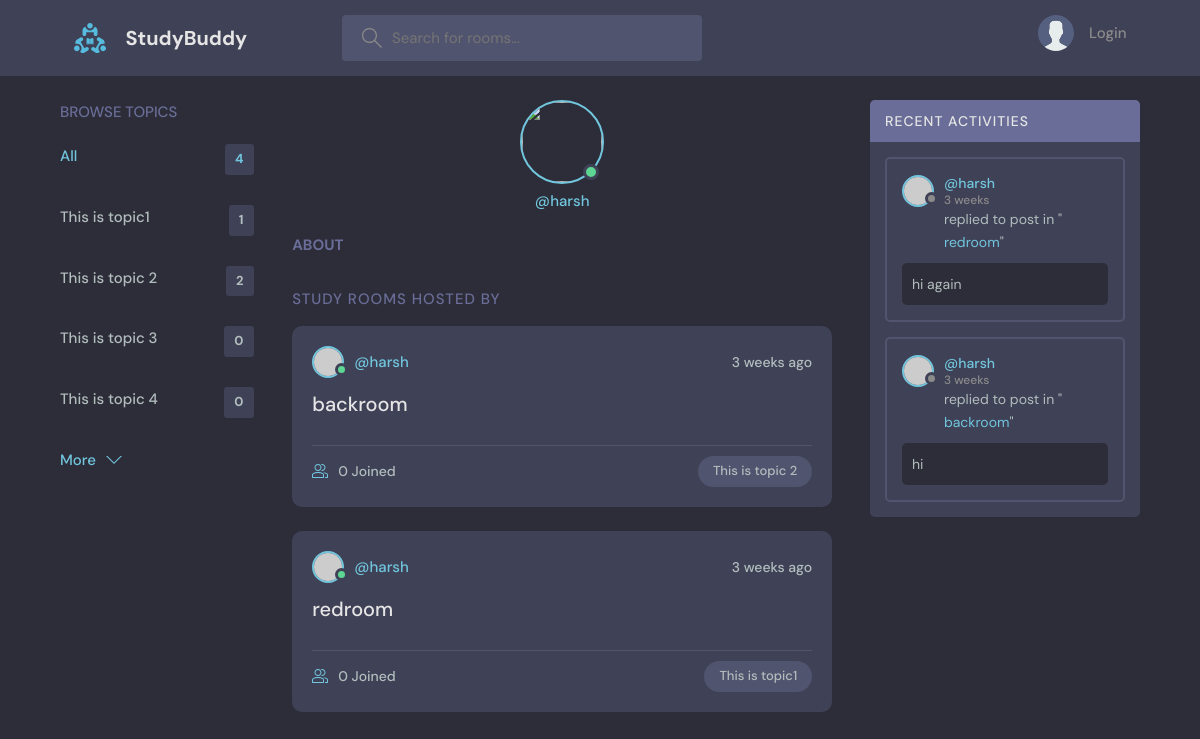
/user-profile/1/, run on an earlier commit of the app's database.
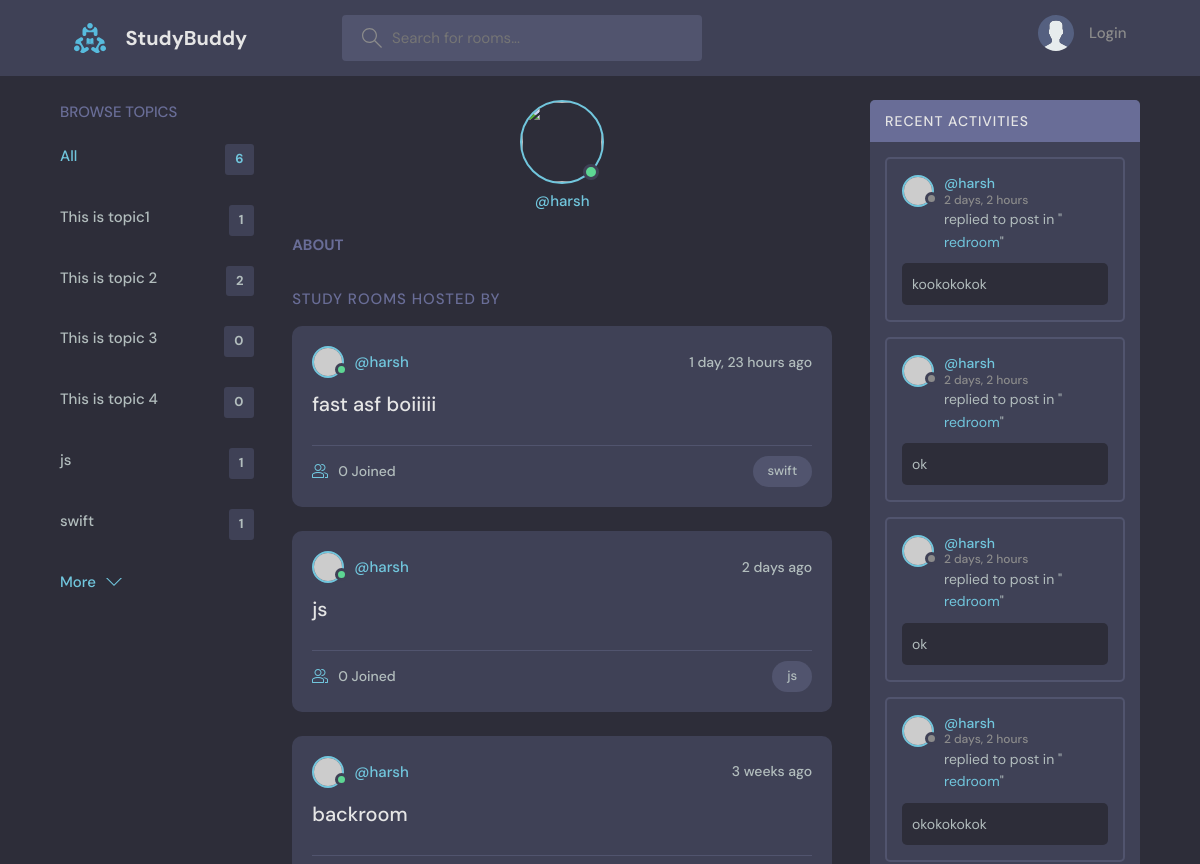
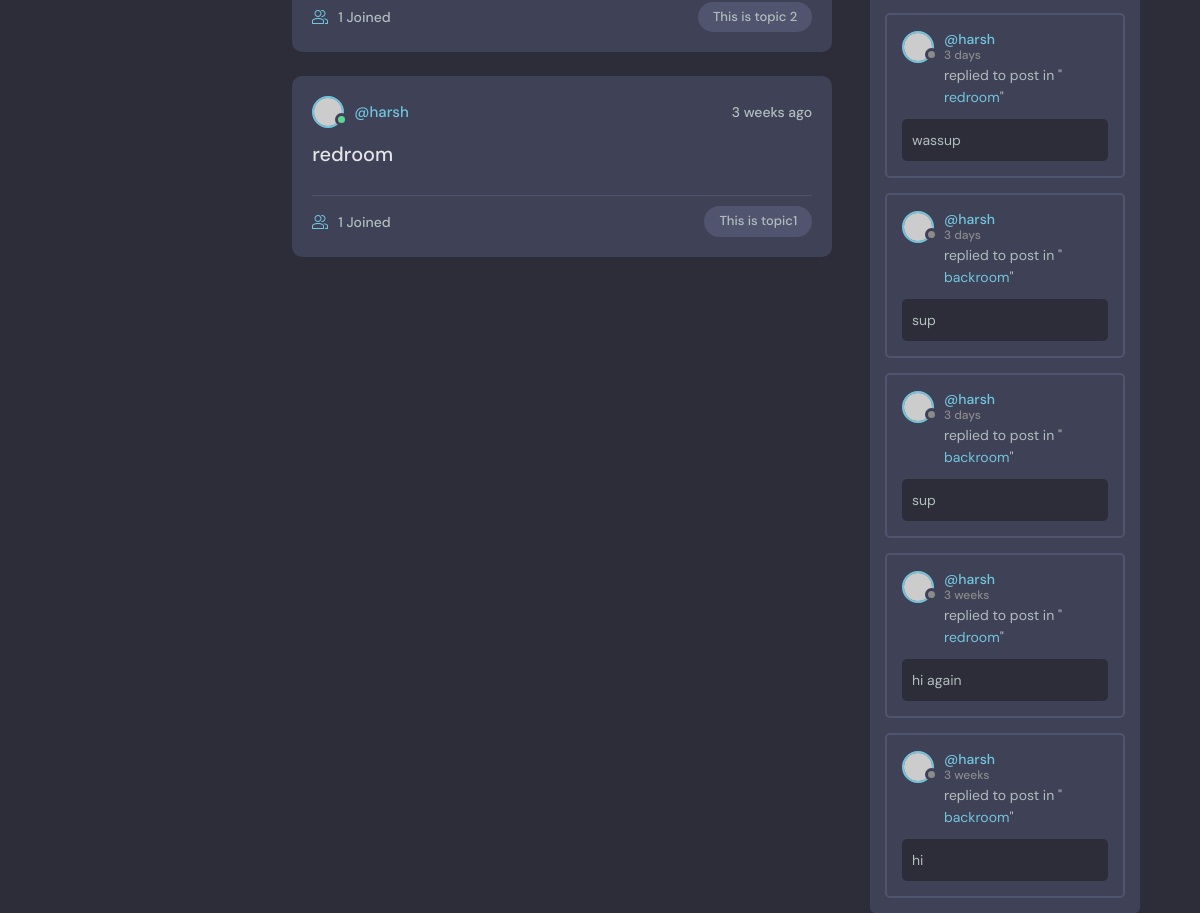
And on a later commit of the database (2 pictures, top to bottom).
### base/models.py (models this page shows, shortened)
class Topic(models.Model):
    name = models.CharField(max_length=200)
    updated = models.DateTimeField(auto_now=True)
    created = models.DateTimeField(auto_now_add=True)

class Room(models.Model):
    host = models.ForeignKey(User, on_delete=models.SET_NULL, null=True)
    topic = models.ForeignKey(Topic, on_delete=models.SET_NULL, null=True)
    name = models.CharField(max_length=200)
    description = models.TextField(blank=True, null=True)
    participants = models.ManyToManyField(User, related_name="participants", blank=True)
    updated = models.DateTimeField(auto_now=True)
    created = models.DateTimeField(auto_now_add=True)
    class Meta:
        ordering = ["-updated", "-created"]
    def __str__(self):
        return self.name

class Message(models.Model):
    user = models.ForeignKey(User, on_delete=models.CASCADE)
    room = models.ForeignKey(Room, on_delete=models.CASCADE)
    body = models.TextField()
    updated = models.DateTimeField(auto_now=True)
    created = models.DateTimeField(auto_now_add=True)
    class Meta:
        ordering = ["-updated", "-created"]
    def __str__(self):
        return self.body[0:50]  # return first 50 characters of message body

### base/views.py (the view)
# urls.py: path("user-profile/<str:id>/", views.userProfile, name="user-profile"),
def userProfile(request, id):
    user = User.objects.get(id=id)
    rooms = user.room_set.all()
    room_messages = user.message_set.all()
    topics = Topic.objects.all()
    context = {
        "user": user,
        "rooms": rooms,
        "room_messages": room_messages,
        "topics": topics,
    }
    return render(request, "base/profile.html", context)

### base/templates/base/profile.html (shortened to what this page needs)
{% extends 'main.html' %}
{% block content %}
<main class="profile-page layout layout--3">
    <div class="container">
        {% include 'base/topics_component.html' %}
        <div class="roomList">
            <div class="profile">
                <div class="profile__avatar">
                    <div class="avatar avatar--large active">
                        <img src="{{user.avatar.url}}" />
                    </div>
                </div>
                <div class="profile__info">
                    <p>@{{user.username}}</p>
                </div>
                <div class="profile__about">
                    <h3>About</h3>
                </div>
            </div>
            <div class="roomList__header">
                <div>
                    <h2>Study Rooms Hosted by {{request.user.username}}</a>
                    </h2>
                </div>
            </div>
            {% include 'base/feed_component.html' %}
        </div>
        {% include 'base/activity_feed.html' %}
    </div>
</main>
{% endblock content %}

### base/templates/base/topics_component.html
<div class="topics">
    <div class="topics__header">
        <h2>Browse Topics</h2>
    </div>
    <ul class="topics__list">
        <li>
            <a href="{% url 'home' %}" class="active">All <span>{{topics.count}}</span></a>
        </li>
        {% for topic in topics%}
        <li>
            <a href="{% url 'home'%}?q={{topic.name}}">{{topic.name}} <span>{{topic.room_set.all.count}}</span></a>
        </li>
        {%endfor%}
    </ul>
    <a class="btn btn--link" href="{% url 'topics' %}">
        More
        <svg version="1.1" xmlns="http://www.w3.org/2000/svg" width="32" height="32" viewBox="0 0 32 32">
            <title>chevron-down</title>
            <path d="M16 21l-13-13h-3l16 16 16-16h-3l-13 13z"></path>
        </svg>
    </a>
</div>

### base/templates/base/feed_component.html (shortened to what this page needs)
{%for room in rooms %}
<div class="roomListRoom">
    <div class="roomListRoom__header">
        <a href="{% url 'user-profile' room.host.id%}" class="roomListRoom__author">
            <div class="avatar avatar--small active">
                <img src="https://randomuser.me/api/portraits/men/11.jpg" />
            </div>
            <span>@{{room.host.username}}</span>
        </a>
        <div class="roomListRoom__actions">
            <span>{{room.created|timesince}} ago</span>
        </div>
    </div>
    <div class="roomListRoom__content">
        <a href="{% url 'room' room.id %}">{{room.name}}</a>
    </div>
    <div class="roomListRoom__meta">
        <a href="{% url 'room' room.id %}" class="roomListRoom__joined">
            {{room.participants.all.count}} Joined
        </a>
        <p class="roomListRoom__topic">{{room.topic.name}}</p>
    </div>
</div>
{%endfor%}

### base/templates/base/activity_feed.html (shortened to what this page needs)
<div class="activities">
    <div class="activities__header">
        <h2>Recent Activities</h2>
    </div>
    {%for message in room_messages%}
    <div class="activities__box">
        <div class="activities__boxHeader roomListRoom__header">
            <a href=" {% url 'user-profile' message.user.id %}" class="roomListRoom__author">
                <div class="avatar avatar--small">
                    <img src="https://randomuser.me/api/portraits/women/11.jpg" />
                </div>
                <p>
                    @{{message.user}}
                    <span>{{message.created | timesince}}</span>
                </p>
            </a>
        </div>
        <div class="activities__boxContent">
            <p>replied to post in "<a href="{% url 'room' message.room.id %}">{{message.room}}</a>"</p>
            <div class="activities__boxRoomContent">
                {{message}}
            </div>
        </div>
    </div>
    {%endfor%}
</div>

What changed in the data, as far as the page shows it:
added Topic: name "js", room_set.all.count "1"
added Topic: name "swift", room_set.all.count "1"
added Room: host.username "harsh", created "1 day, 23 hours", name "fast asf boiiiii", participants.all.count "0", topic.name "swift"
added Room: host.username "harsh", created "2 days", name "js", participants.all.count "0", topic.name "js"
computed for Room "backroom": participants.all.count "0" → "1"
computed for Room "redroom": participants.all.count "0" → "1"
added Message: user "harsh", created "2 days, 2 hours", room "redroom", body "kookokokok"
added Message: user "harsh", created "2 days, 2 hours", room "redroom", body "ok"
added Message: user "harsh", created "2 days, 2 hours", room "redroom", body "ok"
added Message: user "harsh", created "2 days, 2 hours", room "redroom", body "okokokokok"
added Message: user "harsh", created "3 days", room "redroom", body "wassup"
added Message: user "harsh", created "3 days", room "backroom", body "sup"
added Message: user "harsh", created "3 days", room "backroom", body "sup"
Also different on the page:
{{ topics.count }}: "4" → "6"
